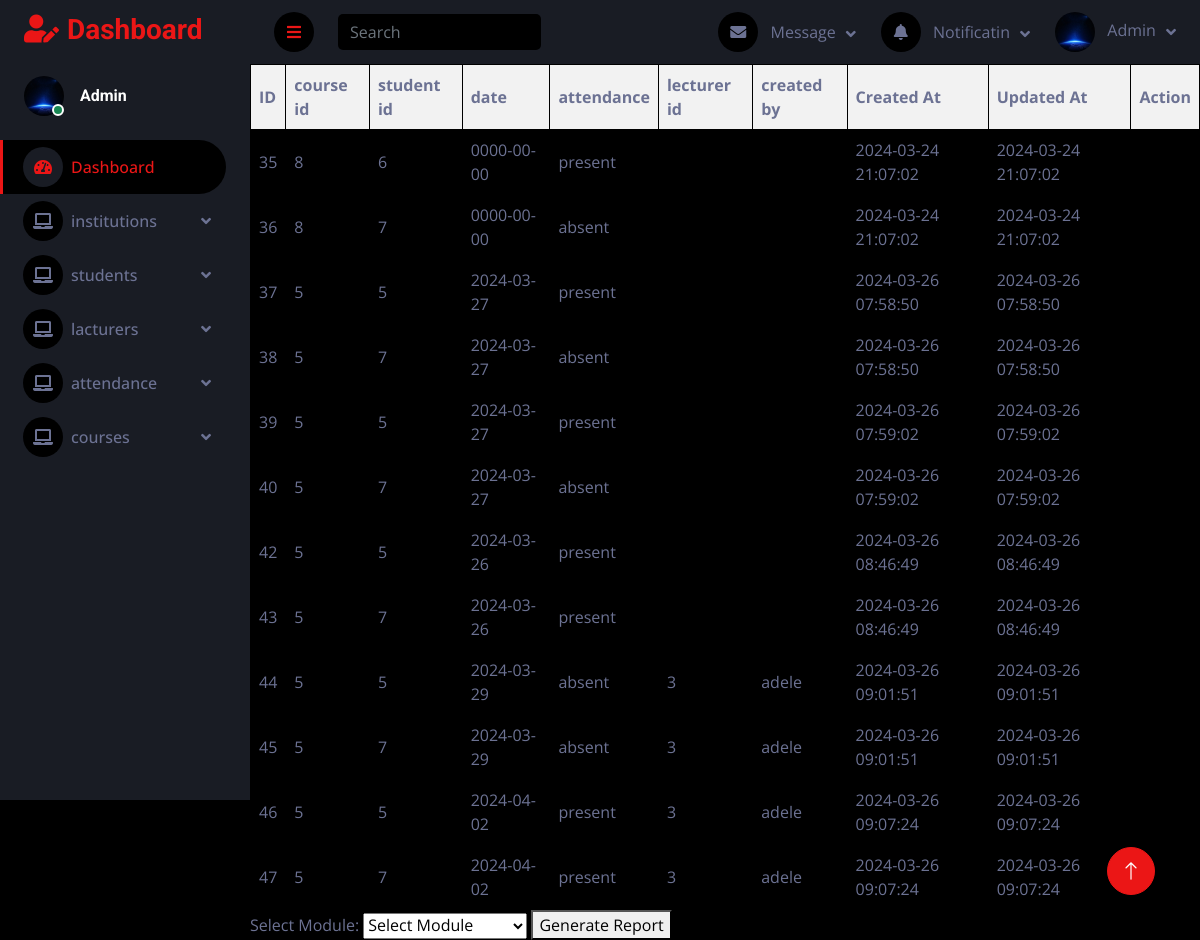
The app's page /attendance_view.php with its own data.
### tables this page shows
CREATE TABLE `student_attendance` (
  `id` int(11) NOT NULL,
  `course_id` int(11) DEFAULT NULL,
  `student_id` int(11) DEFAULT NULL,
  `date` date DEFAULT NULL,
  `attendance` varchar(255) DEFAULT NULL,
  `lecturer_id` int(11) DEFAULT NULL,
  `created_by` varchar(100) DEFAULT NULL,
  `created_at` timestamp NOT NULL DEFAULT current_timestamp(),
  `updated_at` timestamp NOT NULL DEFAULT current_timestamp() ON UPDATE current_timestamp()
);

### attendance_view.php (the view, shortened to what this page needs)
<!DOCTYPE html>
<html lang="en">
<head>
    <link href="https://cdnjs.cloudflare.com/ajax/libs/font-awesome/5.10.0/css/all.min.css" rel="stylesheet">
    <link href="https://cdn.jsdelivr.net/npm/bootstrap-icons@1.4.1/font/bootstrap-icons.css" rel="stylesheet">
    <link href="lib/owlcarousel/assets/owl.carousel.min.css" rel="stylesheet">
    <link href="lib/tempusdominus/css/tempusdominus-bootstrap-4.min.css" rel="stylesheet" />
    <link href="css/bootstrap.min.css" rel="stylesheet">
    <link href="css/style.css" rel="stylesheet">
</head>
<body>
    <div class="container-fluid position-relative d-flex p-0">
        <div class="sidebar pe-4 pb-3">
            <nav class="navbar bg-secondary navbar-dark">
                <a href="index.html" class="navbar-brand mx-4 mb-3">
                    <h3 class="text-primary"><i class="fa fa-user-edit me-2"></i>Dashboard</h3>
                </a>
                <div class="d-flex align-items-center ms-4 mb-4">
                    <div class="position-relative">
                        <img class="rounded-circle" src="2.jpg" alt="" style="width: 40px; height: 40px;">
                        <div class="bg-success rounded-circle border border-2 border-white position-absolute end-0 bottom-0 p-1"></div>
                    </div>
                    <div class="ms-3">
                        <h6 class="mb-0">Admin</h6>
                    </div>
                </div>
                <div class="navbar-nav w-100">
                    <a href="index.html" class="nav-item nav-link active"><i class="fa fa-tachometer-alt me-2"></i>Dashboard</a>
                    <div class="nav-item dropdown">
                        <a href="#" class="nav-link dropdown-toggle" data-bs-toggle="dropdown"><i class="fa fa-laptop me-2"></i>institutions</a>
                    </div>
                    <div class="nav-item dropdown">
                        <a href="#" class="nav-link dropdown-toggle" data-bs-toggle="dropdown"><i class="fa fa-laptop me-2"></i>students</a>
                    </div>
                    <div class="nav-item dropdown">
                        <a href="#" class="nav-link dropdown-toggle" data-bs-toggle="dropdown"><i class="fa fa-laptop me-2"></i>lacturers</a>
                    </div>
                    <div class="nav-item dropdown">
                        <a href="#" class="nav-link dropdown-toggle" data-bs-toggle="dropdown"><i class="fa fa-laptop me-2"></i>attendance</a>
                        <div class="nav-item dropdown">
                            <a href="#" class="nav-link dropdown-toggle" data-bs-toggle="dropdown"><i class="fa fa-laptop me-2"></i>courses</a>
                    </div>
                    </div>
                </div>
            </nav>
        </div>
        <div class="content">
            <nav class="navbar navbar-expand bg-secondary navbar-dark sticky-top px-4 py-0">
                <a href="#" class="sidebar-toggler flex-shrink-0">
                    <i class="fa fa-bars"></i>
                </a>
                <form class="d-none d-md-flex ms-4">
                    <input class="form-control bg-dark border-0" type="search" placeholder="Search">
                </form>
                <div class="navbar-nav align-items-center ms-auto">
                    <div class="nav-item dropdown">
                        <a href="#" class="nav-link dropdown-toggle" data-bs-toggle="dropdown">
                            <i class="fa fa-envelope me-lg-2"></i>
                            <span class="d-none d-lg-inline-flex">Message</span>
                        </a>
                    </div>
                    <div class="nav-item dropdown">
                        <a href="#" class="nav-link dropdown-toggle" data-bs-toggle="dropdown">
                            <i class="fa fa-bell me-lg-2"></i>
                            <span class="d-none d-lg-inline-flex">Notificatin</span>
                        </a>
                    </div>
                    <div class="nav-item dropdown">
                        <a href="#" class="nav-link dropdown-toggle" data-bs-toggle="dropdown">
                            <img class="rounded-circle me-lg-2" src="2.jpg" alt="" style="width: 40px; height: 40px;">
                            <span class="d-none d-lg-inline-flex">Admin</span>
                        </a>
                    </div>
                </div>
            </nav>
             <?php
try {
    $host = 'localhost';
    $dbname = 'student_attendance';
    $username = 'root';
    $password = '';
    $pdo = new PDO("mysql:host=$host;dbname=$dbname", $username, $password);
    $pdo->setAttribute(PDO::ATTR_ERRMODE, PDO::ERRMODE_EXCEPTION);
    $sql = "SELECT * FROM student_attendance";
    $stmt = $pdo->query($sql);
    if ($stmt->rowCount() > 0) {
        echo "<table>";
        echo "<tr><th>ID</th><th>course id</th><th>student id</th><th>date</th><th>attendance</th><th>lecturer id</th><th>created by</th><th>Created At</th><th>Updated At</th><th>Action</th></tr>";
        while ($row = $stmt->fetch(PDO::FETCH_ASSOC)) {
            echo "<tr>";
            echo "<td>" . $row["id"] . "</td>";
            echo "<td>" . $row["course_id"] . "</td>";
            echo "<td>" . $row["student_id"] . "</td>";
            echo "<td>" . $row["date"] . "</td>";
            echo "<td>" . $row["attendance"] . "</td>";
            echo "<td>" . $row["lecturer_id"] . "</td>";
            echo "<td>" . $row["created_by"] . "</td>";
            echo "<td>" . $row["created_at"] . "</td>";
            echo "<td>" . $row["updated_at"] . "</td>";
            echo "</tr>";
        }
        echo "</table>";
    } else {
        echo "0 results";
    }
} catch (PDOException $e) {
    echo "Error: " . $e->getMessage();
}
?>
<form method="POST" action="<?php echo htmlspecialchars($_SERVER["PHP_SELF"]); ?>">
    <label for="course_id">Select Module:</label>
    <select id="course_id" name="course_id">
        <option>Select Module</option>
    </select>
    <button type="submit">Generate Report</button>
</form>
        <a href="#" class="btn btn-lg btn-primary btn-lg-square back-to-top"><i class="bi bi-arrow-up"></i></a>
    </div>
</body>
</html>

### css/style.css (style rules this page uses)
:root { --primary: #EB1616; --secondary: #191C24; --light: #6C7293; --dark: #000000; }
.back-to-top { position: fixed; display: none; right: 45px; bottom: 45px; z-index: 99; }
.btn { transition: .5s; }
.btn-lg-square { width: 48px; height: 48px; }
.btn-square, .btn-sm-square, .btn-lg-square { padding: 0; display: inline-flex; align-items: center; justify-content: center; font-weight: normal; border-radius: 50px; }
.sidebar { position: fixed; top: 0; left: 0; bottom: 0; width: 250px; height: 100vh; overflow-y: auto; background: var(--secondary); transition: 0.5s; z-index: 999; }
.content { margin-left: 250px; min-height: 100vh; background: var(--dark); transition: 0.5s; }
@media (min-width: 992px) { .sidebar { margin-left: 0; } }
@media (min-width: 992px) { .content { width: calc(100% - 250px); } }
.sidebar .navbar .navbar-nav .nav-link { padding: 7px 20px; color: var(--light); font-weight: 500; border-left: 3px solid var(--secondary); border-radius: 0 30px 30px 0; outline: none; }
.sidebar .navbar .navbar-nav .nav-link:hover, .sidebar .navbar .navbar-nav .nav-link.active { color: var(--primary); background: var(--dark); border-color: var(--primary); }
.sidebar .navbar .navbar-nav .nav-link i { width: 40px; height: 40px; display: inline-flex; align-items: center; justify-content: center; background: var(--dark); border-radius: 40px; }
.sidebar .navbar .navbar-nav .nav-link:hover i, .sidebar .navbar .navbar-nav .nav-link.active i { background: var(--secondary); }
.sidebar .navbar .dropdown-toggle::after { position: absolute; top: 15px; right: 15px; border: none; content: "\f107"; font-family: "Font Awesome 5 Free"; font-weight: 900; transition: .5s; }
.content .navbar .navbar-nav .nav-link { margin-left: 25px; padding: 12px 0; color: var(--light); outline: none; }
.content .navbar .sidebar-toggler, .content .navbar .navbar-nav .nav-link i { width: 40px; height: 40px; display: inline-flex; align-items: center; justify-content: center; background: var(--dark); border-radius: 40px; }
.content .navbar .dropdown-toggle::after { margin-left: 6px; vertical-align: middle; border: none; content: "\f107"; font-family: "Font Awesome 5 Free"; font-weight: 900; transition: .5s; }

### attendance_view.php (style rules this page uses)
table { width: 100%; border-collapse: collapse; }
table, th, td { border: 1px solid black; padding: 8px; }
th { background-color: #f2f2f2; }

### records on screen
student_attendance: id "35", course "8", student "6", date "0000-00-00", attendance "present", created_at "2024-03-24 21:07:02", updated_at "2024-03-24 21:07:02"
student_attendance: id "36", course "8", student "7", date "0000-00-00", attendance "absent", created_at "2024-03-24 21:07:02", updated_at "2024-03-24 21:07:02"
student_attendance: id "37", course "5", student "5", date "2024-03-27", attendance "present", created_at "2024-03-26 07:58:50", updated_at "2024-03-26 07:58:50"
student_attendance: id "38", course "5", student "7", date "2024-03-27", attendance "absent", created_at "2024-03-26 07:58:50", updated_at "2024-03-26 07:58:50"
student_attendance: id "39", course "5", student "5", date "2024-03-27", attendance "present", created_at "2024-03-26 07:59:02", updated_at "2024-03-26 07:59:02"
student_attendance: id "40", course "5", student "7", date "2024-03-27", attendance "absent", created_at "2024-03-26 07:59:02", updated_at "2024-03-26 07:59:02"
student_attendance: id "42", course "5", student "5", date "2024-03-26", attendance "present", created_at "2024-03-26 08:46:49", updated_at "2024-03-26 08:46:49"
student_attendance: id "43", course "5", student "7", date "2024-03-26", attendance "present", created_at "2024-03-26 08:46:49", updated_at "2024-03-26 08:46:49"
student_attendance: id "44", course "5", student "5", date "2024-03-29", attendance "absent", lecturer "3", created_by "adele", created_at "2024-03-26 09:01:51", updated_at "2024-03-26 09:01:51"
student_attendance: id "45", course "5", student "7", date "2024-03-29", attendance "absent", lecturer "3", created_by "adele", created_at "2024-03-26 09:01:51", updated_at "2024-03-26 09:01:51"
student_attendance: id "46", course "5", student "5", date "2024-04-02", attendance "present", lecturer "3", created_by "adele", created_at "2024-03-26 09:07:24", updated_at "2024-03-26 09:07:24"
student_attendance: id "47", course "5", student "7", date "2024-04-02", attendance "present", lecturer "3", created_by "adele", created_at "2024-03-26 09:07:24", updated_at "2024-03-26 09:07:24"
